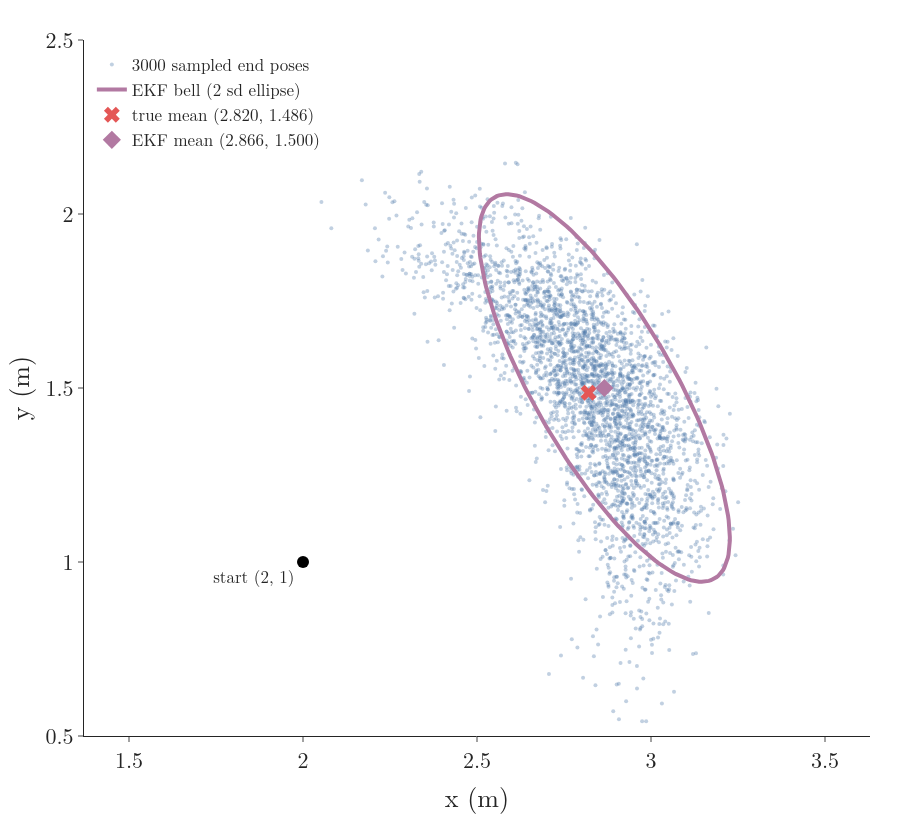

Reproduce this figure in Python.
"""Pushing a pose belief through the robot's motion (the kinematic model of the pose Note). Start pose (2, 1, 30 deg)
with standard deviations 0.1 m in x and y and 0.3 rad in heading; drive 1 m straight. 3000 sampled poses end on a
curved band (a banana); the EKF's bell, from the Jacobian G at the mean, is the ellipse (two standard deviations).
Run: python banana.py -> banana.png"""
from pathlib import Path

import numpy as np
import plotly.graph_objects as go
from gifkit import BLUE, FONT, GREY, PURPLE, RED

here = Path(__file__).parent
th, d = np.radians(30), 1.0
rng = np.random.default_rng(0)
X, Y, T = rng.normal(2, 0.1, 3000), rng.normal(1, 0.1, 3000), rng.normal(th, 0.3, 3000)
X2, Y2 = X + d * np.cos(T), Y + d * np.sin(T)
G = np.array([[1, 0, -d * np.sin(th)], [0, 1, d * np.cos(th)], [0, 0, 1]])
P = G @ np.diag([0.01, 0.01, 0.09]) @ G.T
mx, my = 2 + d * np.cos(th), 1 + d * np.sin(th)
vals, vecs = np.linalg.eigh(P[:2, :2])
a = np.linspace(0, 2 * np.pi, 200)
ell = (vecs @ (2 * np.sqrt(vals)[:, None] * np.vstack([np.cos(a), np.sin(a)]))) + np.array([[mx], [my]])
fig = go.Figure()
fig.add_trace(go.Scatter(x=X2, y=Y2, mode="markers", marker=dict(color=BLUE, size=4, opacity=0.35), name="3000 sampled end poses"))
fig.add_trace(go.Scatter(x=ell[0], y=ell[1], mode="lines", line=dict(color=PURPLE, width=4), name="EKF bell (2 sd ellipse)"))
fig.add_trace(go.Scatter(x=[X2.mean()], y=[Y2.mean()], mode="markers", marker=dict(color=RED, size=14, symbol="x"),
                         name=f"true mean ({X2.mean():.3f}, {Y2.mean():.3f})"))
fig.add_trace(go.Scatter(x=[mx], y=[my], mode="markers", marker=dict(color=PURPLE, size=14, symbol="diamond"),
                         name=f"EKF mean ({mx:.3f}, {my:.3f})"))
fig.add_trace(go.Scatter(x=[2], y=[1], mode="markers+text", marker=dict(color="black", size=12), text=["start (2, 1)"],
                         textposition="bottom left", textfont=dict(size=17), showlegend=False))
fig.update_layout(template="simple_white", font=FONT, width=900, height=820, margin=dict(l=80, r=30, t=40, b=70),
                  legend=dict(x=0.01, y=0.99, font=dict(size=17)),
                  xaxis=dict(title="x (m)", range=[1.4, 3.6], scaleanchor="y"), yaxis=dict(title="y (m)", range=[0.5, 2.5]))
fig.write_image(here / "banana.png")
